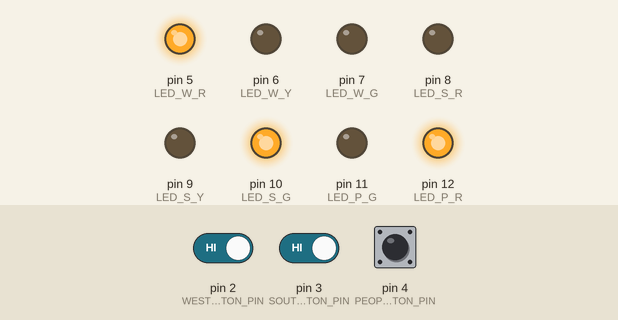
Recording of a sketch running on a simulated Arduino Uno, built with avr-gcc and run on an emulated ATmega328P. On the bench: output pins drawn as LEDs (lit = HIGH). The inputs (shaded band) are chosen by the test bench; at power-on: pin 2 (WEST_BUTTON_PIN) HIGH, pin 3 (SOUTH_BUTTON_PIN) HIGH, pin 4 (PEOPLE_BUTTON_PIN) HIGH.

Above: at 15.8 s.
15.9 s: pin 2 (WEST_BUTTON_PIN) driven LOW and pin 3 (SOUTH_BUTTON_PIN) driven LOW
At 22.0 s:
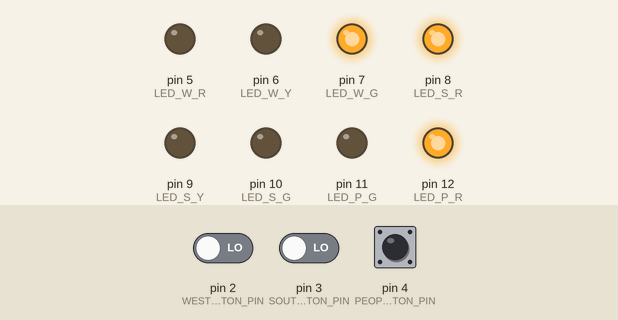
28.5 s: pin 2 (WEST_BUTTON_PIN) driven HIGH
At 29.2 s:
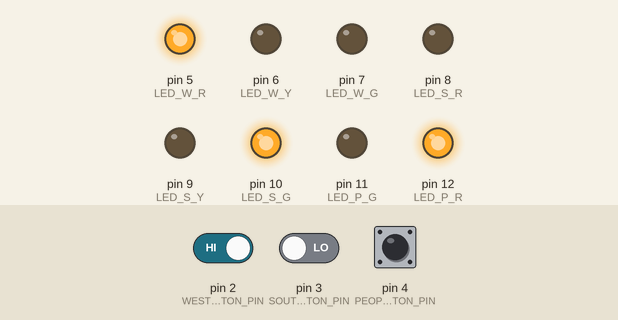
36.0 s: pin 4 (PEOPLE_BUTTON_PIN) pulled LOW for 3 s
At 38.5 s:
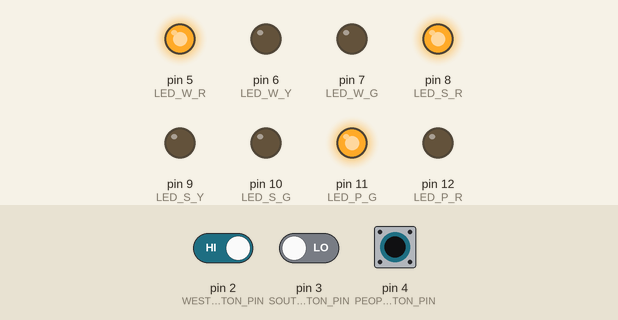
48.5 s: pin 2 (WEST_BUTTON_PIN) driven LOW
At 54.3 s:
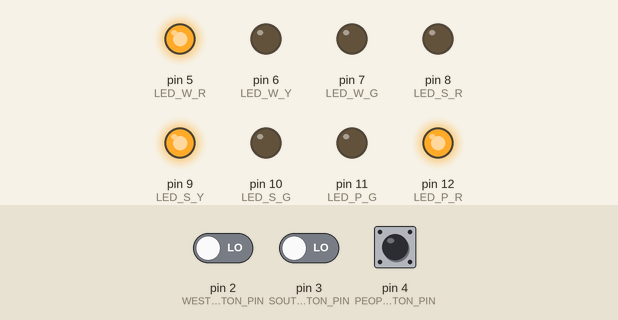
Timing chart, 0 to 68.5 s (numbered marks = the images above; inputs shaded):
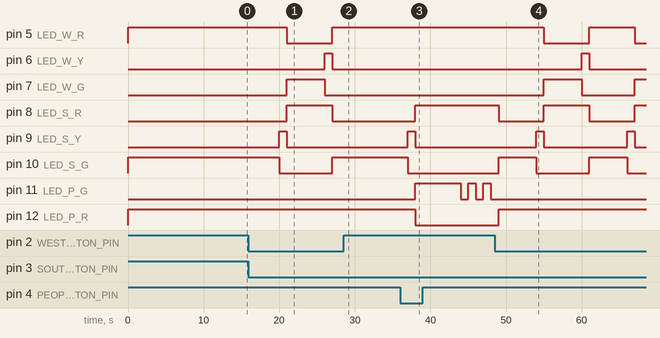

Measured:
- after the input at 15.9 s, pin 5 (LED_W_R): HIGH → LOW after 5.1 s, → HIGH 6.0 s later; pin 6 (LED_W_Y): LOW → HIGH after 10.1 s, → LOW 1.0 s later; pin 7 (LED_W_G): LOW → HIGH after 5.1 s, → LOW 5.0 s later; pin 8 (LED_S_R): LOW → HIGH after 5.1 s, → LOW 6.0 s later; pin 9 (LED_S_Y): LOW → HIGH after 4.1 s, → LOW 1.0 s later
- after the input at 28.5 s, pin 5 (LED_W_R): stays HIGH (without the input it goes to LOW after 4.5 s); pin 7 (LED_W_G), pin 8 (LED_S_R): stays LOW (without the input it goes to HIGH after 4.5 s); pin 9 (LED_S_Y): stays LOW (without the input it goes to HIGH after 3.5 s); pin 10 (LED_S_G): stays HIGH (without the input it goes to LOW after 3.5 s)
- after the input at 36.0 s, pin 8 (LED_S_R): LOW → HIGH after 2.0 s; pin 9 (LED_S_Y): LOW → HIGH after 1.0 s, → LOW 1.0 s later; pin 10 (LED_S_G): HIGH → LOW after 1.0 s; pin 11 (LED_P_G): LOW → HIGH after 2.0 s, then repeats every 2.0 s: LOW 1.0 s, HIGH 1.0 s; pin 12 (LED_P_R): HIGH → LOW after 2.0 s
- after the input at 48.5 s, pin 5 (LED_W_R): HIGH → LOW after 6.5 s, → HIGH 6.0 s later, → LOW 6.0 s later; pin 6 (LED_W_Y): LOW → HIGH after 11.5 s, → LOW 1.0 s later; pin 7 (LED_W_G): LOW → HIGH after 6.5 s, → LOW 5.0 s later, → HIGH 7.0 s later; pin 9 (LED_S_Y): alternates HIGH for 1.0 s and LOW for 11.0 s, starting after 5.5 s

The sketch:

Traffic_Light_Assignment_5.ino
```cpp
#define WEST_BUTTON_PIN 2
#define SOUTH_BUTTON_PIN 3
#define PEOPLE_BUTTON_PIN 4

#define LED_W_R 5
#define LED_W_Y 6
#define LED_W_G 7

#define LED_S_R 8
#define LED_S_Y 9
#define LED_S_G 10

#define LED_P_G 11
#define LED_P_R 12

struct State {
unsigned long ST_Out; // 6-bit pattern to street output
unsigned long Time; // delay in ms units
unsigned long Next[8];}; // next state for inputs 0,1,2,3
typedef const struct State SType;

int input,input1, input2, input3;
unsigned long S=0; // index to the current state

SType FSM[19]={                                 // W S คน
{B10000101,5000,{0,5,0,5,1,5,1,5}},             // goS          0
{B10001001,1000,{2,2,2,2,2,2,2,2}},             // waitS_2W     1
{B00110001,5000,{2,12,3,12,2,12,3,3}},          // goW          2
{B01010001,1000,{0,0,0,0,0,0,0,0}},             // waitW_2S     3
{B10010010,5000,{4,4,6,6,13,13,13,13}},         // goP          4
{B10001001,1000,{4,4,4,4,4,4,4,4}},             // waitS_2P     5
{B10010010,1000,{7,7,7,7,7,7,7,7}},             // waitP_S1 ติด  6
{B10010000,1000,{8,8,8,8,8,8,8,8}},             // waitP_S2 ดับ  7
{B10010010,1000,{9,9,9,9,9,9,9,9}},             // waitP_S3 ติด  8
{B10010000,1000,{10,10,10,10,10,10,10,10}},     // waitP_S4 ดับ  9
{B10010010,1000,{11,11,11,11,11,11,11,11}},     // waitP_S5 ติด  10
{B10010000,1000,{0,0,0,0,0,0,0,0}},             // waitP_S6 ดับ  11
{B01010001,1000,{4,4,4,4,4,4,4,4}},             // waitW_2P     12
{B10010010,1000,{14,14,14,14,14,14,14,14}},     // waitP_W1 ติด  13
{B10010000,1000,{15,15,15,15,15,15,15,15}},     // waitP_W2 ดับ  14
{B10010010,1000,{16,16,16,16,16,16,16,16}},     // waitP_W3 ติด  15
{B10010000,1000,{17,17,17,17,17,17,17,17}},     // waitP_W4 ดับ  16
{B10010010,1000,{18,18,18,18,18,18,18,18}},     // waitP_W5 ติด  17
{B10010000,1000,{2,2,2,2,2,2,2,2}},             // waitP_W6 ดับ  18
};

void setup() {
pinMode(LED_W_R, OUTPUT);
pinMode(LED_W_Y, OUTPUT);
pinMode(LED_W_G, OUTPUT);
pinMode(WEST_BUTTON_PIN, INPUT_PULLUP);
pinMode(LED_S_R, OUTPUT);
pinMode(LED_S_Y, OUTPUT);
pinMode(LED_S_G, OUTPUT);
pinMode(SOUTH_BUTTON_PIN, INPUT_PULLUP);
pinMode(LED_P_G, OUTPUT);
pinMode(LED_P_R, OUTPUT);
pinMode(PEOPLE_BUTTON_PIN, INPUT_PULLUP);
}

void loop() {
digitalWrite(LED_W_R, FSM[S].ST_Out & B10000000);
digitalWrite(LED_W_Y, FSM[S].ST_Out & B01000000);
digitalWrite(LED_W_G, FSM[S].ST_Out & B00100000);
digitalWrite(LED_S_R, FSM[S].ST_Out & B00010000);
digitalWrite(LED_S_Y, FSM[S].ST_Out & B00001000);
digitalWrite(LED_S_G, FSM[S].ST_Out & B00000100);
digitalWrite(LED_P_G, FSM[S].ST_Out & B00000010);
digitalWrite(LED_P_R, FSM[S].ST_Out & B00000001);
delay(FSM[S].Time);

input1 = !digitalRead(WEST_BUTTON_PIN);   // 100
input2 = !digitalRead(SOUTH_BUTTON_PIN);  // 010
input3 = !digitalRead(PEOPLE_BUTTON_PIN); // 001
input = ((input1*4)+(input2*2)+(input3));
S = FSM[S].Next[input];
}
```
